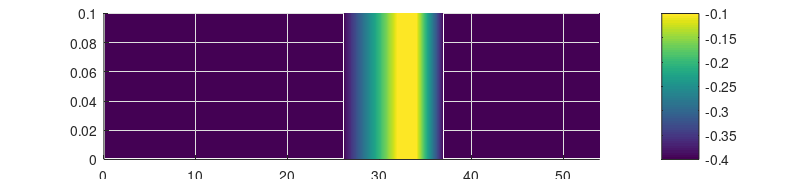

This figure's MATLAB source:
clear all;  clc;  close all;

%%%%%%%%%%%%
x0=0.;       x1=53.98;
y0=0.;       y1=0.1;
dx=0.02;   dy=0.02;
%%%%%%%%%%%%
xx = x0 : dx : x1;
yy = y0 : dy : y1;
sizex=length(xx);
sizey=length(yy);
clear x0 x1 y0 y1

[ xgrid, ygrid ] = meshgrid( xx, fliplr(yy) );
dep=zeros( sizey, sizex ) + 0.4;

ind = find( 26 <= xgrid(:) & xgrid(:) <= 32 );
dep(ind) = -(1./20.)*( xgrid(ind)-26. ) + 0.4;
clear ind

ind = find( 32 <= xgrid(:) & xgrid(:) <= 34 );
dep(ind) = 0.1;
clear ind

ind = find( 34 <= xgrid(:) & xgrid(:) <= 37 );
dep(ind) = (1./10.)*( xgrid(ind)-34. ) + 0.1;
clear ind

set( figure(1), 'position', [50 50 800 180] )
surf( xgrid, ygrid, -dep );
shading interp;
view(0,90);  axis tight;
colorbar;

fname = ['dep2D.eps'];
set(gcf, 'PaperPositionMode', 'auto');
print ('-depsc2', fname);
clear fname %xgrid ygrid;

hold off;  

fname=['dep_ny',num2str(size(dep,1)),'mx',num2str(size(dep,2)),'.dat' ]
[FileID]=fopen(  fname ,'wt');
for line=size( dep,1 ):-1:1
    fprintf( FileID, '%10.4f', dep(line,:) );
    fprintf( FileID,'\n');
end; clear FileID
fclose all;